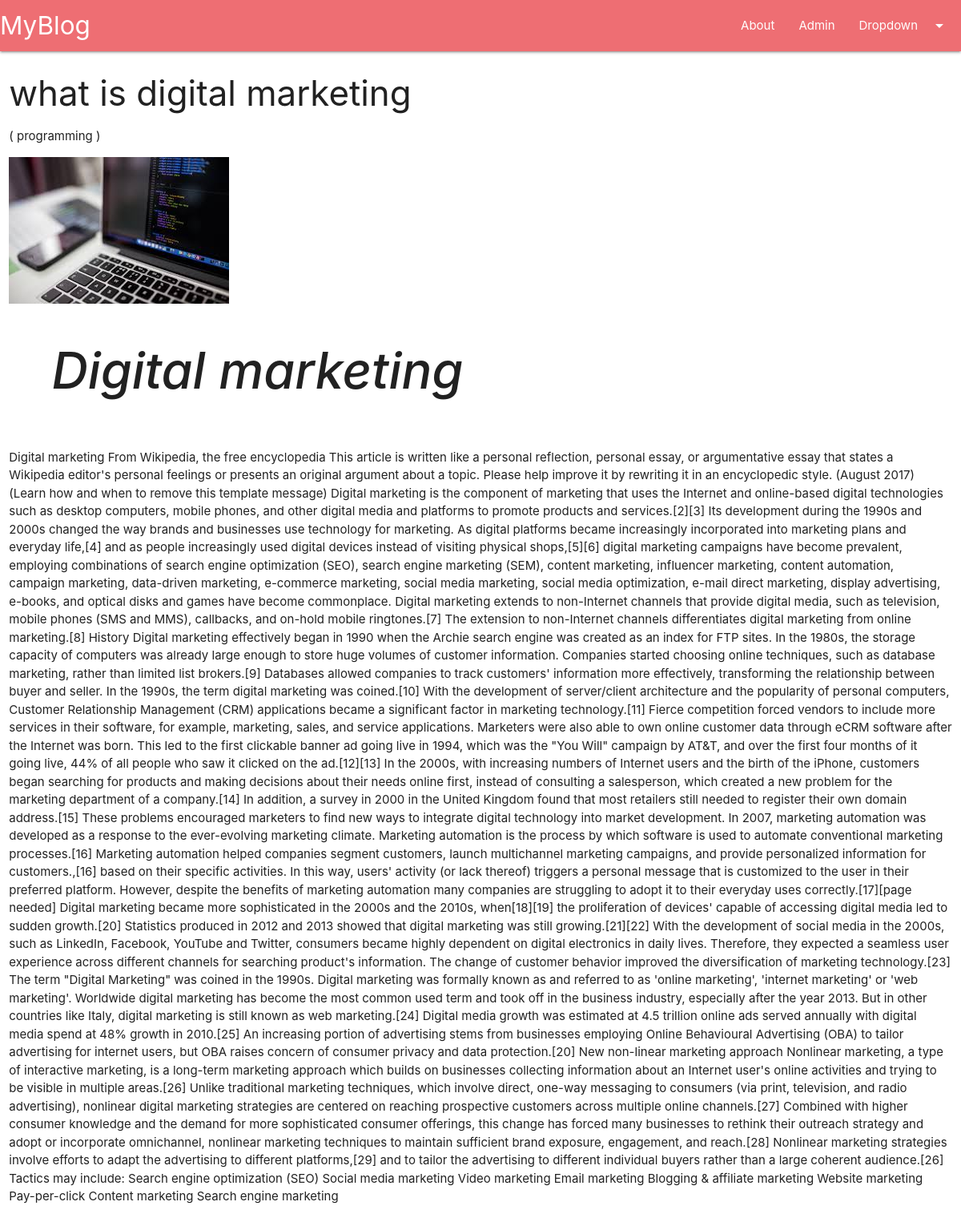
The app's page /blog/digital_post with its own data.
### main/models.py (models this page shows, shortened)
class Post(models.Model):
    post_id = models.AutoField(primary_key=True)
    title = models.CharField(max_length=100)
    content = HTMLField()
    url = models.CharField(max_length=50)
    cat = models.ForeignKey(Category,on_delete=models.CASCADE)
    image = models.ImageField(upload_to = 'post/')

class Category(models.Model):
    cat_id = models.AutoField(primary_key=True)
    title = models.CharField(max_length=100)
    description = models.TextField()
    url = models.CharField(max_length=100)
    image = models.ImageField(upload_to = 'category/')
    add_date = models.DateTimeField(auto_now_add=True, null=True)

### main/views.py (the view)
# urls.py: path('blog/<slug:url>',post),
def post(request,url):
    post = Post.objects.get(url=url)
    return render(request,'posts.html',{'post':post})

### templates/posts.html (shortened to what this page needs)
{%extends 'base.html'%}
{%block content%}
<div class="container-custom">
  <div class="row">
    <div class="col s12 12 l12">
  <h3>  {{post.title}}  </h3>
   <p> ( {{post.cat.title  }} ) </p>
    <img src="/media/{{post.image}}" class="responsive-img" alt=",,,">
    <br>
      <p>
               {{ post.content|safe }}
      </p>
  </div>
 </div>
</div>
{%endblock%}

### templates/base.html (shortened to what this page needs)
<!DOCTYPE HTML PUBLIC "-//W3C//DTD HTML 4.01 Transitional/EN">
<html>
  <head>
    <link rel="stylesheet" href="https://cdnjs.cloudflare.com/ajax/libs/materialize/1.0.0/css/materialize.min.css">
    {%load static%}
    <link rel="stylesheet" href="{% static 'css/owl.carousel.min.css'%}">
    <link rel="stylesheet" href="{% static 'css/owl.theme.default.min.css' %}">
    <body>
    {%include 'header.html'%}
   {%block content%}
   {%endblock%}
   </body>
  </head>
  <body>
  </body>
</html>

### templates/header.html (shortened to what this page needs)
<nav class="bg-primary">
  <div class="nav-wrapper">
    <a href="/home/" class="brand-logo">MyBlog</a>
    <ul class="right hide-on-med-and-down">
      <li><a href="/about">About</a></li>
      <li><a href="/admin">Admin</a></li>
      <li><a class="dropdown-trigger" href="#!" data-target="dropdown1">Dropdown<i class="material-icons right">arrow_drop_down</i></a></li>
    </ul>
  </div>
</nav>

### records on screen
Post: title "what is digital marketing", cat "programming", image (picture), content "Digital marketing Digital marketing From Wikipedia, the free encyclopedia This article is written like a personal reflection, personal essay, or argumentative essay that states a Wikipedia editor's personal feelings or presents an original argument about a topic. Please help improve it by rewriting it in an encyclopedic style. (August 2017) (Learn how and when to remove this template message) Digital marketing is the component of marketing that uses the Internet and online-based digital technologies such as desktop computers, mobile phones, and other digital media and platforms to promote products and services.[2][3] Its development during the 1990s and 2000s changed the way brands and…"
